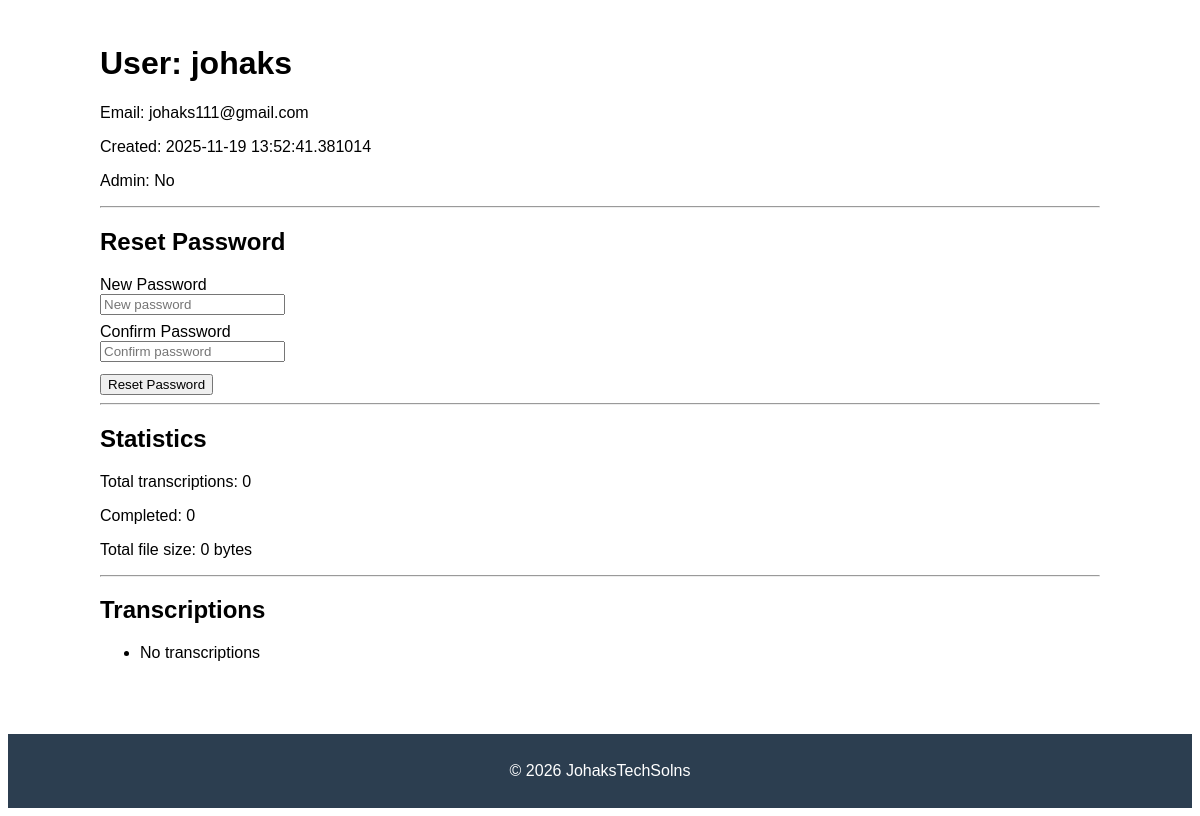
The app's page /admin/user/8 (signed in) with its own data.
### app.py (models this page shows, shortened)
class User(UserMixin, db.Model):
    id = db.Column(db.Integer, primary_key=True)
    username = db.Column(db.String(80), unique=True, nullable=False)
    email = db.Column(db.String(120), unique=True, nullable=False)
    password_hash = db.Column(db.String(255), nullable=False)
    created_at = db.Column(db.DateTime, default=datetime.utcnow)
    transcriptions = db.relationship('Transcription', backref='user', lazy=True, cascade='all, delete-orphan')
    is_admin = db.Column(db.Boolean, default=False)

### app.py (the view)
@app.route('/admin/user/<int:user_id>', methods=['GET', 'POST'])
@login_required
@admin_required
def admin_user_detail(user_id):
    user = User.query.get_or_404(user_id)
    user_transcriptions = Transcription.query.filter_by(user_id=user_id)\
                                           .order_by(Transcription.created_at.desc()).all()
    total_transcriptions = len(user_transcriptions)
    completed = len([t for t in user_transcriptions if t.status == 'completed'])
    total_file_size = sum([t.file_size or 0 for t in user_transcriptions])
    form = ResetPasswordForm()
    if form.validate_on_submit():
        user.set_password(form.password.data)
        db.session.commit()
        flash(f"Password reset for {user.username}", 'success')
        return redirect(url_for('admin_user_detail', user_id=user_id))
    return render_template('admin/user_detail.html',
                         user=user,
                         transcriptions=user_transcriptions,
                         total_transcriptions=total_transcriptions,
                         completed_transcriptions=completed,
                         total_file_size=total_file_size,
                         form=form)

### app.py
class ResetPasswordForm(FlaskForm):
    password = PasswordField('New Password', validators=[DataRequired(), Length(min=6)])
    password2 = PasswordField('Confirm Password', validators=[DataRequired(), EqualTo('password')])
    submit = SubmitField('Reset Password')

### app.py (called while the page is built)
@login_manager.user_loader
def load_user(user_id):
    return User.query.get(int(user_id))

def admin_required(f):
    @wraps(f)
    def decorated_function(*args, **kwargs):
        if not current_user.is_authenticated or not current_user.is_admin:
            flash('Admin access required', 'error')
            return redirect(url_for('dashboard'))
        return f(*args, **kwargs)
    return decorated_function

### templates/admin/user_detail.html (shortened to what this page needs)
{% extends "../base.html" %}
{% block content %}
<div class="container">
    <h1>User: {{ user.username }}</h1>
    <p>Email: {{ user.email }}</p>
    <p>Created: {{ user.created_at }}</p>
    <p>Admin: {{ 'Yes' if user.is_admin else 'No' }}</p>
    <hr>
    <h2>Reset Password</h2>
    <form method="post">
        <div>
            {{ form.password.label }}<br>
            {{ form.password(class_="form-control", placeholder="New password") }}
        </div>
        <div style="margin-top:8px;">
            {{ form.password2.label }}<br>
            {{ form.password2(class_="form-control", placeholder="Confirm password") }}
        </div>
        <div style="margin-top:12px;">
            {{ form.submit(class_="btn btn-primary") }}
        </div>
    </form>
    <hr>
    <h2>Statistics</h2>
    <p>Total transcriptions: {{ total_transcriptions }}</p>
    <p>Completed: {{ completed_transcriptions }}</p>
    <p>Total file size: {{ total_file_size }} bytes</p>
    <hr>
    <h2>Transcriptions</h2>
    <ul>
        {% for t in transcriptions %}
            <li>
                {{ t.original_filename }} - {{ t.status }} - {{ t.created_at }}
                {% if t.output_file %}
                    <a href="{{ url_for('download_file', filename=t.output_file) }}">Download</a>
                {% endif %}
            </li>
        {% else %}
            <li>No transcriptions</li>
        {% endfor %}
    </ul>
</div>
{% endblock %}

### templates/base.html (style rules this page uses)
body { min-height: 100vh; display: flex; flex-direction: column; font-family: Arial, sans-serif; }
.container { max-width: 1000px; margin: 0 auto; padding: 16px; }

### records on screen
User: username "johaks", email "johaks111@gmail.com", created_at "2025-11-19 13:52:41.381014", is_admin "No"

### other values on screen
{{ total_transcriptions }} "0"
{{ completed_transcriptions }} "0"
{{ total_file_size }} "0"
